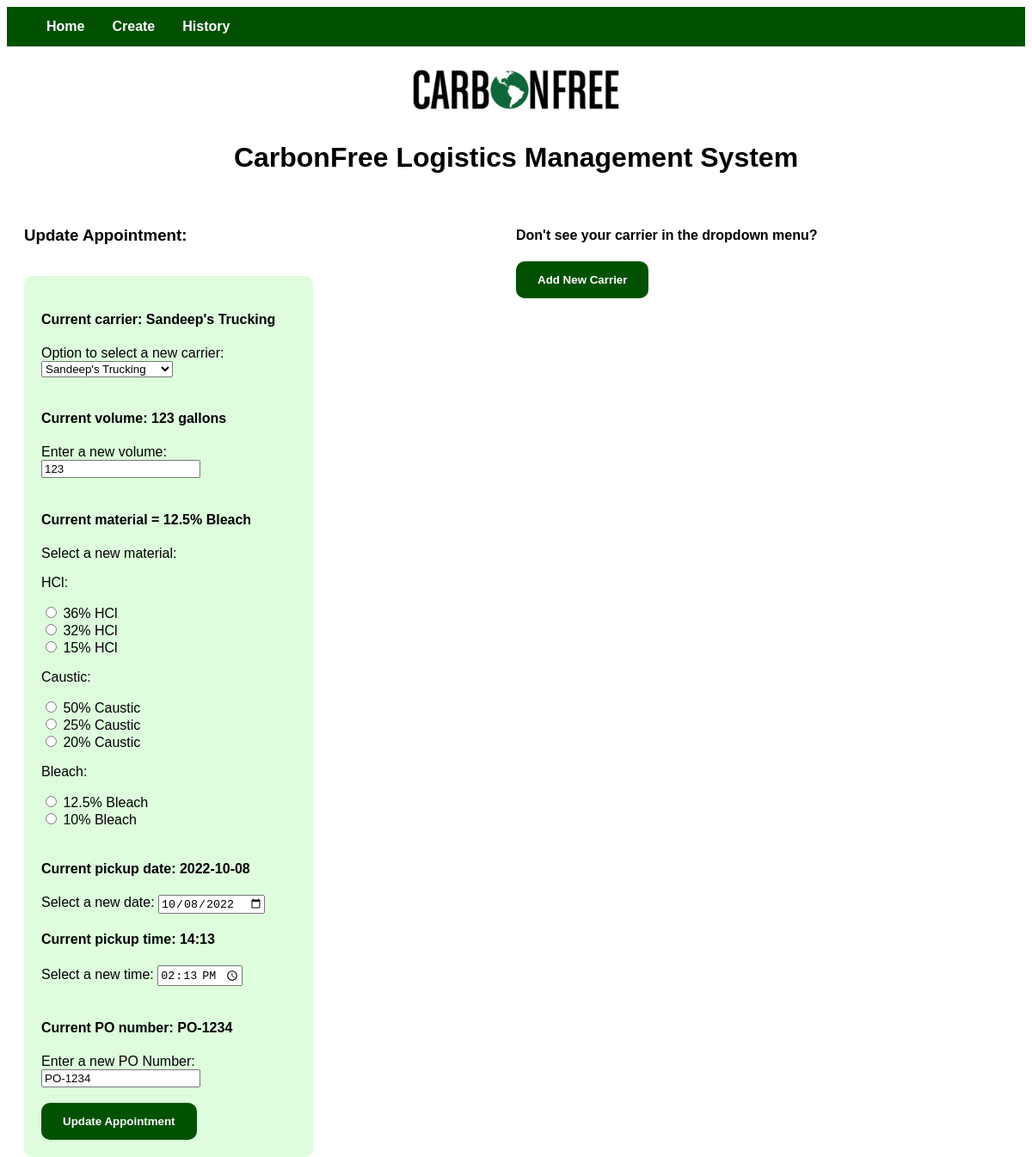
Page /update/3 on the committed database.
### app.py (models this page shows)
class appts_db(db.Model):
    id = db.Column(db.Integer, primary_key=True)
    carrier = db.Column(db.String(100), nullable=False)
    volume = db.Column(db.Integer)
    material = db.Column(db.String(10))
    pickup_date = db.Column(db.String(10))
    pickup_time = db.Column(db.String(5))
    PO_number = db.Column(db.String(30))

class carriers_db(db.Model):
    carrier_id = db.Column(db.Integer, primary_key=True)
    carrier_name = db.Column(db.String(100), nullable=False)
    phone_number = db.Column(db.String(15))

### app.py (the view)
@app.route('/update/<int:id>', methods=['GET', 'POST'])
def update(id):
    appt = appts_db.query.get_or_404(id)
    if request.method == 'POST':
        update_new_log_old = log_db(
            action="Updated - Old",
            carrier=appt.carrier,
            volume=appt.volume,
            material=appt.material,
            pickup_date=appt.pickup_date,
            pickup_time=appt.pickup_time,
            PO_number=appt.PO_number
        )
        appt.carrier = request.form['carrier']
        appt.volume = request.form['volume_update']
        appt.material = request.form['material_update']
        appt.pickup_date = request.form['pickup_date']
        appt.pickup_time = request.form['pickup_time']
        appt.PO_number = request.form['PO_number_update']
        update_new_log_new = log_db(
            action="Updated - New",
            carrier=request.form['carrier'],
            volume=request.form['volume_update'],
            material=request.form['material_update'],
            pickup_date=request.form['pickup_date'],
            pickup_time=request.form['pickup_time'],
            PO_number=request.form['PO_number_update']
        )
        db.session.add_all([update_new_log_old, update_new_log_new])
        db.session.commit()
        return redirect('/')
    else:
        carriers = carriers_db.query.order_by(carriers_db.carrier_name).all()
        return render_template('update.html', appt=appt, carriers=carriers)

### templates/update.html (shortened to what this page needs)
{% extends 'base.html' %}
{% block body %}
    <div class="create_column">
        <h3>Update Appointment:</h3><br>
        <form action="/update/{{appt.id}}" method="POST"
            onsubmit="update_appt_popup()" class="form">
            <h4>Current carrier: {{ appt.carrier }}</h4>
            <label>Option to select a new carrier:</label><br>
            <select name="carrier">
                {% for carrier in carriers %}
                    <option
                    value = "{{ carrier.carrier_name }}"
                    {% if carrier.carrier_name == appt.carrier %} selected {% endif %}>
                    {{ carrier.carrier_name }}</option>
                {% endfor %}
            </select><br><br>
            <h4>Current volume: {{ appt.volume }} gallons</h4>
            <label>Enter a new volume:</label><br>
            <input type="number" name="volume_update" id="volume"
                value="{{ appt.volume }}"><br><br>
            <h4>Current material = {{ appt.material }}</h4>
            <label>Select a new material:</label><br>
            <p>HCl:</p>
            <input type="radio" name="material_update" id="36%_HCl"
                value="36% HCl">
            <label for="36% HCl">36% HCl</label><br>
            <input type="radio" name="material_update" id="32%_HCl"
                value="32% HCl">
            <label for="32% HCl">32% HCl</label><br>
            <input type="radio" name="material_update" id="15%_HCl"
                value="15% HCl">
            <label for="15% HCl">15% HCl</label><br>
            <p>Caustic:</p>
            <input type="radio" name="material_update" id="50%_Caustic"
                value="50% Caustic">
            <label for="50% Caustic">50% Caustic</label><br>
            <input type="radio" name="material_update" id="25%_Caustic"
                value="25% Caustic">
            <label for="25% Caustic">25% Caustic</label><br>
            <input type="radio" name="material_update" id="20%_Caustic"
                value="20% Caustic">
            <label for="20% Caustic">20% Caustic</label><br>
            <p>Bleach:</p>
            <input type="radio" name="material_update" id="12.5%_Bleach"
                value="12.5% Bleach">
            <label for="12.5% Bleach">12.5% Bleach</label><br>
            <input type="radio" name="material_update" id="10%_Bleach"
                value="10% Bleach">
            <label for="10% Bleach">10% Bleach</label><br><br>
            <h4>Current pickup date: {{ appt.pickup_date }}</h4>
            <label for="pickup_date">Select a new date:</label>
            <input type="date" id="pickup_date" name="pickup_date"
                value="{{ appt.pickup_date }}"><br>
            <h4>Current pickup time: {{ appt.pickup_time }}</h4>
            <label for="pickup_time">Select a new time:</label>
            <input type="time" id="pickup_time" name="pickup_time"
                value="{{ appt.pickup_time }}"><br><br>
            <h4>Current PO number: {{ appt.PO_number }}</h4>
            <label>Enter a new PO Number:</label><br>
            <input type="text" id="PO_number" name="PO_number_update"
                value="{{ appt.PO_number }}"><br><br>
            <button type="submit" class="create_edit" id="update_button"
                disabled>Update Appointment</button>
        </form>
    </div>
    <div class="create_column">
        <h4>Don't see your carrier in the dropdown menu?</h4>
        <form action="{{ url_for('new_carrier') }}">
            <input type="submit" value="Add New Carrier"
                class="create_edit">
        </form><br>
    </div>
{% endblock %}

### static/css/main.css (style rules this page uses)
h3 { font-family: Arial Narrow, Helvetica, sans-serif; margin-left: 20px; }
h4 { font-family: Arial Narrow, Helvetica, sans-serif; }
.create_edit { background-color: rgb(2, 81, 2); color: white; padding: 14px 25px; text-align: center; text-decoration: none; display: inline-block; border-radius: 10px; font-family: Arial Narrow, sans-serif; font-weight: bold; border: none; cursor: pointer; }
.create_column { float: left; width: 50%; margin-top: 20px; }
.form { background-color: rgb(221, 253, 221); padding: 20px; width: 50%; border-radius: 10px; font-family: Arial Narrow, sans-serif; margin-left: 20px; }
label { font-family: Arial Narrow, sans-serif; }

### rows in the picture
appts_db: carrier "Sandeep's Trucking", volume "123", volume_update "123", material "12.5% Bleach", pickup_date "2022-10-08", pickup_date "10/08/2022", pickup_time "14:13", PO_number "PO-1234", PO_number_update "PO-1234"
